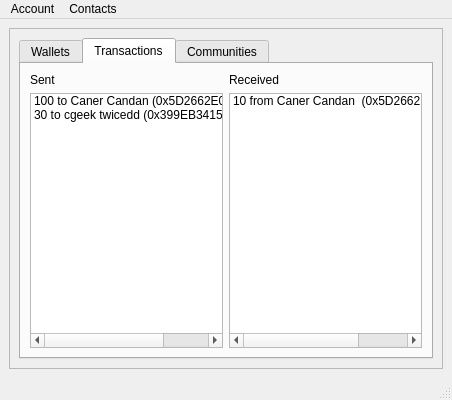
<?xml version="1.0" encoding="UTF-8"?>
<ui version="4.0">
 <class>MainWindow</class>
 <widget class="QMainWindow" name="MainWindow">
  <property name="geometry">
   <rect>
    <x>0</x>
    <y>0</y>
    <width>452</width>
    <height>400</height>
   </rect>
  </property>
  <property name="windowTitle">
   <string notr="true">CuteCoin</string>
  </property>
  <widget class="QWidget" name="centralwidget">
   <layout class="QHBoxLayout" name="horizontalLayout_2">
    <item>
     <widget class="QFrame" name="actionsFrame">
      <property name="frameShape">
       <enum>QFrame::StyledPanel</enum>
      </property>
      <property name="frameShadow">
       <enum>QFrame::Raised</enum>
      </property>
      <layout class="QVBoxLayout" name="verticalLayout">
       <item>
        <widget class="QTabWidget" name="tabWidget">
         <property name="currentIndex">
          <number>1</number>
         </property>
         <widget class="QWidget" name="walletsTab">
          <attribute name="title">
           <string>Wallets</string>
          </attribute>
          <layout class="QHBoxLayout" name="horizontalLayout">
           <item>
            <widget class="QListWidget" name="listWidget_2">
             <item>
              <property name="text">
               <string>Main wallet (uCoins)</string>
              </property>
             </item>
             <item>
              <property name="text">
               <string>Freecoins wallet (freeCoins)</string>
              </property>
             </item>
            </widget>
           </item>
           <item>
            <widget class="QListWidget" name="listWidget_3">
             <item>
              <property name="text">
               <string>+10</string>
              </property>
             </item>
             <item>
              <property name="text">
               <string>-100</string>
              </property>
             </item>
             <item>
              <property name="text">
               <string>-30</string>
              </property>
             </item>
             <item>
              <property name="text">
               <string>+300</string>
              </property>
             </item>
            </widget>
           </item>
          </layout>
         </widget>
         <widget class="QWidget" name="transactionsTab">
          <attribute name="title">
           <string>Transactions</string>
          </attribute>
          <layout class="QHBoxLayout" name="horizontalLayout_3">
           <item>
            <layout class="QVBoxLayout" name="verticalLayout_3">
             <item>
              <widget class="QLabel" name="label">
               <property name="text">
                <string>Sent</string>
               </property>
              </widget>
             </item>
             <item>
              <widget class="QListWidget" name="listWidget">
               <item>
                <property name="text">
                 <string>100 to Caner Candan (0x5D2662E0F300EBAD)</string>
                </property>
               </item>
               <item>
                <property name="text">
                 <string>30 to cgeek twicedd (0x399EB3415C237F93)</string>
                </property>
               </item>
              </widget>
             </item>
            </layout>
           </item>
           <item>
            <layout class="QVBoxLayout" name="verticalLayout_2">
             <item>
              <widget class="QLabel" name="label_2">
               <property name="text">
                <string>Received</string>
               </property>
              </widget>
             </item>
             <item>
              <widget class="QListWidget" name="listWidget_4">
               <item>
                <property name="text">
                 <string>10 from Caner Candan  (0x5D2662E0F300EBAD)</string>
                </property>
               </item>
              </widget>
             </item>
            </layout>
           </item>
          </layout>
         </widget>
         <widget class="QWidget" name="communitiesTab">
          <attribute name="title">
           <string>Communities</string>
          </attribute>
          <layout class="QHBoxLayout" name="horizontalLayout_4">
           <item>
            <widget class="QTabWidget" name="tabWidget_2">
             <property name="currentIndex">
              <number>1</number>
             </property>
             <widget class="QWidget" name="ucoinTab">
              <attribute name="title">
               <string>Ucoin</string>
              </attribute>
             </widget>
             <widget class="QWidget" name="freecoinTab">
              <attribute name="title">
               <string>FreeCoin</string>
              </attribute>
              <layout class="QHBoxLayout" name="horizontalLayout_5">
               <item>
                <layout class="QVBoxLayout" name="verticalLayout_4">
                 <item>
                  <widget class="QLabel" name="label_3">
                   <property name="text">
                    <string>Members</string>
                   </property>
                  </widget>
                 </item>
                 <item>
                  <widget class="QListWidget" name="listWidget_5">
                   <item>
                    <property name="text">
                     <string>Mister K</string>
                    </property>
                   </item>
                   <item>
                    <property name="text">
                     <string>Another guy</string>
                    </property>
                   </item>
                   <item>
                    <property name="text">
                     <string>Inso sonI</string>
                    </property>
                   </item>
                  </widget>
                 </item>
                </layout>
               </item>
               <item>
                <layout class="QVBoxLayout" name="verticalLayout_5">
                 <item>
                  <widget class="QLabel" name="label_4">
                   <property name="text">
                    <string>Last issuance</string>
                   </property>
                  </widget>
                 </item>
                 <item>
                  <widget class="QListWidget" name="listWidget_6">
                   <item>
                    <property name="text">
                     <string>110 (27/12/2014)</string>
                    </property>
                   </item>
                   <item>
                    <property name="text">
                     <string>140 (27/01/2015)</string>
                    </property>
                   </item>
                   <item>
                    <property name="text">
                     <string>190 (27/02/2015)</string>
                    </property>
                   </item>
                  </widget>
                 </item>
                </layout>
               </item>
              </layout>
             </widget>
            </widget>
           </item>
          </layout>
         </widget>
        </widget>
       </item>
      </layout>
     </widget>
    </item>
   </layout>
  </widget>
  <widget class="QMenuBar" name="menubar">
   <property name="geometry">
    <rect>
     <x>0</x>
     <y>0</y>
     <width>452</width>
     <height>21</height>
    </rect>
   </property>
   <widget class="QMenu" name="menuTr_File">
    <property name="title">
     <string>Account</string>
    </property>
    <addaction name="actionChange_account"/>
    <addaction name="actionManage_accounts"/>
    <addaction name="actionConfigure_trustable_nodes"/>
   </widget>
   <widget class="QMenu" name="menuEdit">
    <property name="title">
     <string>Contacts</string>
    </property>
    <widget class="QMenu" name="menuCaner_Candan">
     <property name="title">
      <string>Caner Candan</string>
     </property>
     <addaction name="separator"/>
     <addaction name="actionSend_a_message"/>
     <addaction name="actionSend_money"/>
     <addaction name="separator"/>
     <addaction name="actionRemove_contact"/>
    </widget>
    <widget class="QMenu" name="menuCGeek">
     <property name="title">
      <string>cGeek</string>
     </property>
     <addaction name="actionSend_a_message_2"/>
     <addaction name="actionSend_money_2"/>
     <addaction name="separator"/>
     <addaction name="actionRemove_contact_2"/>
    </widget>
    <addaction name="menuCaner_Candan"/>
    <addaction name="menuCGeek"/>
    <addaction name="separator"/>
    <addaction name="actionAdd_a_contact"/>
   </widget>
   <addaction name="menuTr_File"/>
   <addaction name="menuEdit"/>
  </widget>
  <widget class="QStatusBar" name="statusbar"/>
  <action name="actionChange_account">
   <property name="text">
    <string>Change account</string>
   </property>
  </action>
  <action name="actionManage_accounts">
   <property name="text">
    <string>Manage accounts</string>
   </property>
  </action>
  <action name="actionConfigure_trustable_nodes">
   <property name="text">
    <string>Configure trustable nodes</string>
   </property>
  </action>
  <action name="actionAdd_a_contact">
   <property name="text">
    <string>Add a contact</string>
   </property>
  </action>
  <action name="actionSend_a_message">
   <property name="text">
    <string>Send a message</string>
   </property>
  </action>
  <action name="actionSend_money">
   <property name="text">
    <string>Send money</string>
   </property>
  </action>
  <action name="actionRemove_contact">
   <property name="text">
    <string>Remove contact</string>
   </property>
  </action>
  <action name="actionSend_a_message_2">
   <property name="text">
    <string>Send a message</string>
   </property>
  </action>
  <action name="actionSend_money_2">
   <property name="text">
    <string>Send money</string>
   </property>
  </action>
  <action name="actionRemove_contact_2">
   <property name="text">
    <string>Remove contact</string>
   </property>
  </action>
 </widget>
 <resources/>
 <connections/>
</ui>
